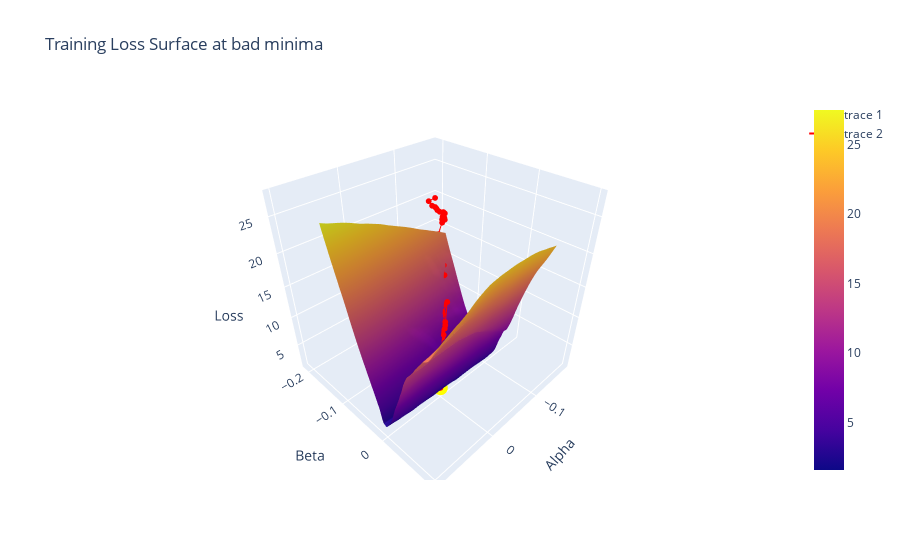
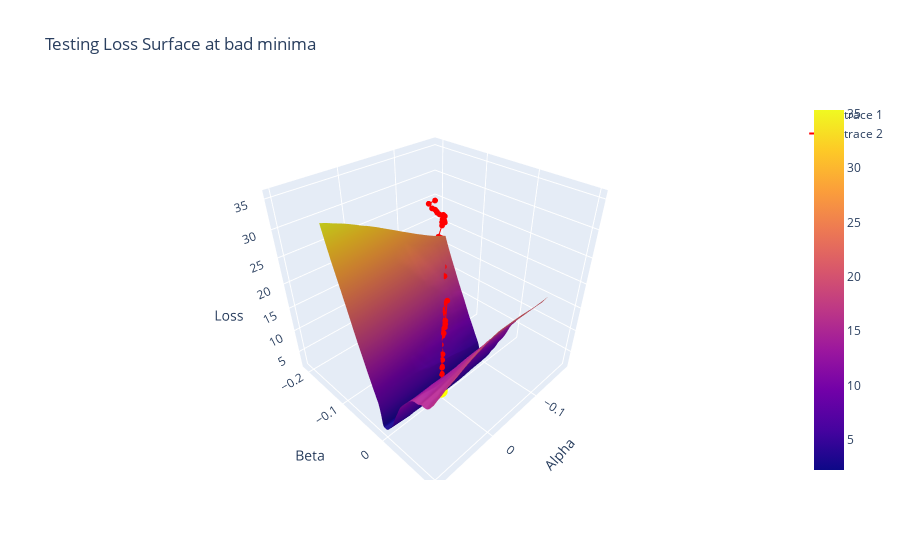

Write notebook code for charts like these, in order.
### Code cell
plot_loss_surface_3d(alphas, betas, train_loss_surface_bad, np.array(trajectory), 'Training Loss Surface at bad minima')
plot_loss_surface_3d(alphas, betas, test_loss_surface_bad, np.array(trajectory), 'Testing Loss Surface at bad minima')
